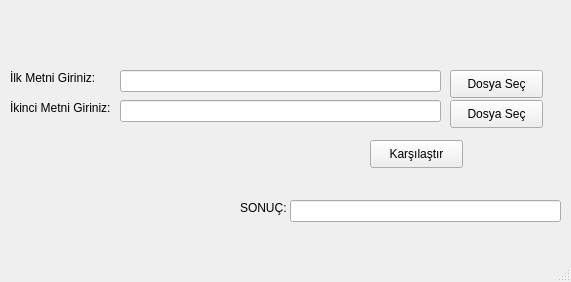
<?xml version="1.0" encoding="UTF-8"?>
<ui version="4.0">
 <class>MainWindow</class>
 <widget class="QMainWindow" name="MainWindow">
  <property name="geometry">
   <rect>
    <x>0</x>
    <y>0</y>
    <width>571</width>
    <height>282</height>
   </rect>
  </property>
  <property name="windowTitle">
   <string>MainWindow</string>
  </property>
  <widget class="QWidget" name="centralwidget">
   <widget class="QLabel" name="label">
    <property name="geometry">
     <rect>
      <x>10</x>
      <y>70</y>
      <width>91</width>
      <height>16</height>
     </rect>
    </property>
    <property name="text">
     <string>İlk Metni Giriniz:</string>
    </property>
   </widget>
   <widget class="QLabel" name="label_2">
    <property name="geometry">
     <rect>
      <x>10</x>
      <y>100</y>
      <width>111</width>
      <height>16</height>
     </rect>
    </property>
    <property name="text">
     <string>İkinci Metni Giriniz:</string>
    </property>
   </widget>
   <widget class="QLineEdit" name="lineEdit">
    <property name="geometry">
     <rect>
      <x>120</x>
      <y>70</y>
      <width>321</width>
      <height>22</height>
     </rect>
    </property>
   </widget>
   <widget class="QLineEdit" name="lineEdit_2">
    <property name="geometry">
     <rect>
      <x>120</x>
      <y>100</y>
      <width>321</width>
      <height>22</height>
     </rect>
    </property>
   </widget>
   <widget class="QPushButton" name="pushButton_2">
    <property name="geometry">
     <rect>
      <x>450</x>
      <y>70</y>
      <width>93</width>
      <height>28</height>
     </rect>
    </property>
    <property name="text">
     <string>Dosya Seç</string>
    </property>
   </widget>
   <widget class="QPushButton" name="pushButton_3">
    <property name="geometry">
     <rect>
      <x>450</x>
      <y>100</y>
      <width>93</width>
      <height>28</height>
     </rect>
    </property>
    <property name="text">
     <string>Dosya Seç</string>
    </property>
   </widget>
   <widget class="QPushButton" name="pushButton">
    <property name="geometry">
     <rect>
      <x>370</x>
      <y>140</y>
      <width>93</width>
      <height>28</height>
     </rect>
    </property>
    <property name="text">
     <string>Karşılaştır</string>
    </property>
   </widget>
   <widget class="QLabel" name="label_3">
    <property name="geometry">
     <rect>
      <x>240</x>
      <y>200</y>
      <width>51</width>
      <height>16</height>
     </rect>
    </property>
    <property name="text">
     <string>SONUÇ:</string>
    </property>
   </widget>
   <widget class="QLineEdit" name="lineEdit_3">
    <property name="geometry">
     <rect>
      <x>290</x>
      <y>200</y>
      <width>271</width>
      <height>22</height>
     </rect>
    </property>
   </widget>
  </widget>
  <widget class="QMenuBar" name="menubar">
   <property name="geometry">
    <rect>
     <x>0</x>
     <y>0</y>
     <width>571</width>
     <height>26</height>
    </rect>
   </property>
  </widget>
  <widget class="QStatusBar" name="statusbar"/>
 </widget>
 <resources/>
 <connections/>
</ui>
